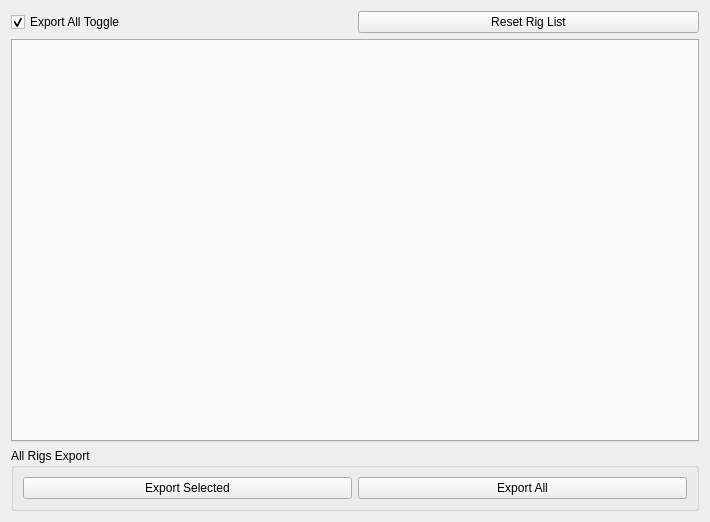
<?xml version="1.0" encoding="UTF-8"?>
<ui version="4.0">
 <class>AnimationExporter</class>
 <widget class="QWidget" name="AnimationExporter">
  <property name="geometry">
   <rect>
    <x>0</x>
    <y>0</y>
    <width>710</width>
    <height>522</height>
   </rect>
  </property>
  <property name="windowTitle">
   <string>Animation Exporter</string>
  </property>
  <layout class="QVBoxLayout" name="verticalLayout">
   <item>
    <layout class="QHBoxLayout" name="export_and_refresh_horizontalLayout">
     <item>
      <widget class="QCheckBox" name="export_all_checkBox">
       <property name="text">
        <string>Export All Toggle</string>
       </property>
       <property name="checked">
        <bool>true</bool>
       </property>
      </widget>
     </item>
     <item>
      <widget class="QPushButton" name="refresh_pushButton">
       <property name="text">
        <string>Reset Rig List</string>
       </property>
      </widget>
     </item>
    </layout>
   </item>
   <item>
    <layout class="QVBoxLayout" name="main_verticalLayout">
     <item>
      <widget class="QTabWidget" name="tabWidget">
       <property name="usesScrollButtons">
        <bool>true</bool>
       </property>
      </widget>
     </item>
    </layout>
   </item>
   <item>
    <widget class="QGroupBox" name="all_rigs_groupBox">
     <property name="title">
      <string>All Rigs Export</string>
     </property>
     <layout class="QVBoxLayout" name="verticalLayout_2">
      <item>
       <layout class="QHBoxLayout" name="all_rigs_horizontalLayout">
        <item>
         <widget class="QPushButton" name="all_rigs_export_selected_pushButton">
          <property name="toolTip">
           <string>Export all animations on all rigs that are marked for export.</string>
          </property>
          <property name="text">
           <string>Export Selected</string>
          </property>
         </widget>
        </item>
        <item>
         <widget class="QPushButton" name="all_rigs_export_all_pushButton">
          <property name="toolTip">
           <string>Export all animations on all rigs.</string>
          </property>
          <property name="text">
           <string>Export All</string>
          </property>
         </widget>
        </item>
       </layout>
      </item>
     </layout>
    </widget>
   </item>
  </layout>
 </widget>
 <resources/>
 <connections/>
</ui>
